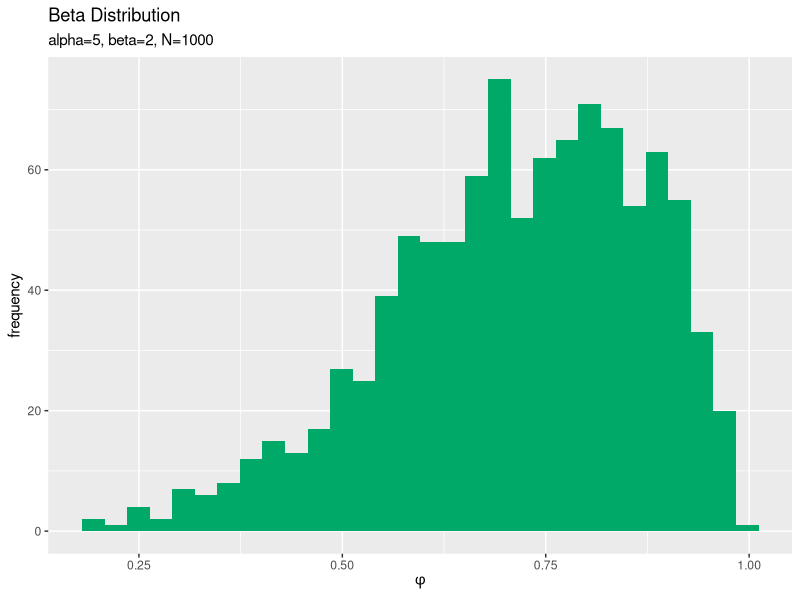
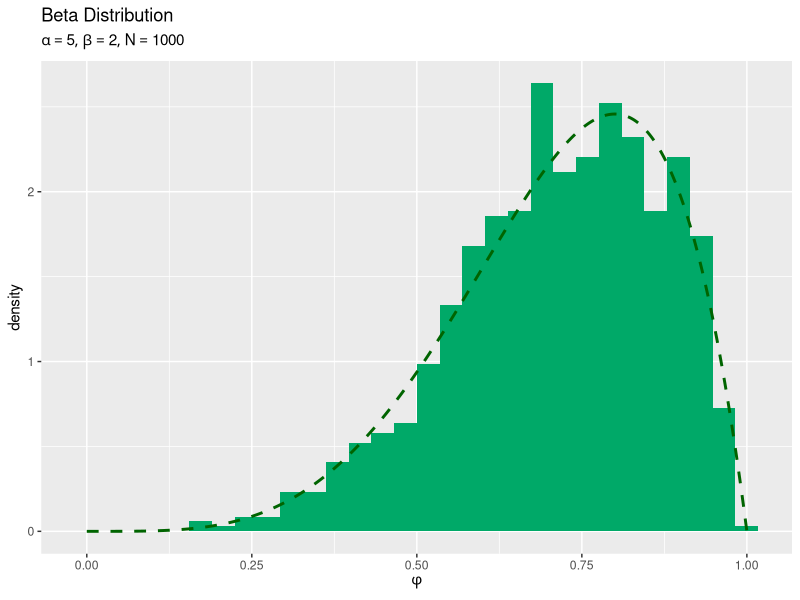

These figures' R source, in order:

# ベータ分布 -------------------------------------------------------------------

# 利用するパッケージ
library(tidyverse)
library(MCMCpack)
library(gganimate)
library(patchwork)

# チェック用
library(magrittr)
library(ggplot2)
library(patchwork)


# 乱数の生成 -------------------------------------------------------------------

### ・サンプリング -----

# パラメータを指定
alpha <- 5
beta  <- 2

# データ数(サンプルサイズ)を指定
N <- 1000


# ベータ分布に従う乱数を生成
phi_n <- rbeta(n = N, shape1 = alpha, shape2 = beta)


### ・乱数の可視化 -----

# サンプルを格納
data_df <- tidyr::tibble(phi = phi_n)

# サンプルのヒストグラムを作成：頻度
ggplot(data = data_df, mapping = aes(x = phi)) + # データ
  geom_histogram(fill = "#00A968", bins = 30) + # 度数
  labs(title = "Beta Distribution", 
       subtitle = paste0("alpha=", alpha, ", beta=", beta, ", N=", N), # (文字列表記用)
       #subtitle = parse(text = paste0("list(alpha==", alpha, ", beta==", beta, ", N==", N, ")")), # (数式表記用)
       x = expression(phi), y = "frequency") # ラベル


# phiのとり得る値を作成
phi_vals <- seq(from = 0, to = 1, length.out = 501)

# ベータ分布を計算
dens_df <- tidyr::tibble(
  phi = phi_vals, # x軸の値
  dens = dbeta(x = phi_vals, shape1 = alpha, shape2 = beta) # 確率密度
)

# サンプルのヒストグラムを作成：密度
ggplot() + 
  geom_histogram(data = data_df, mapping = aes(x = phi, y = ..density..), 
                 fill = "#00A968", bins = 30) + # 密度
  geom_line(data = dens_df, mapping = aes(x = phi, y = dens), 
            color = "darkgreen", size = 1,linetype = "dashed") + # 元の分布
  labs(title = "Beta Distribution", 
       subtitle = parse(text = paste0("list(alpha==", alpha, ", beta==", beta, ", N==", N, ")")), 
       x = expression(phi), y = "density") # ラベル


# 乱数と分布の関係：アニメーションによる可視化 --------------------------------------------------

# パラメータを指定
alpha <- 5
beta  <- 2

# データ数(フレーム数)を指定
N <- 100


# ベータ分布に従う乱数を生成
phi_n <- rbeta(n = N, shape1 = alpha, shape2 = beta)


# サンプルを複製して格納
anime_freq_df <- tibble::tibble(
  phi = rep(phi_n, times = N), # サンプル
  n = rep(1:N, times = N), # データ番号
  frame = rep(1:N, each = N) # フレーム番号
) |> 
  dplyr::filter(n <= frame) |> # サンプリング回数以前のサンプルを抽出
  dplyr::mutate(
    parameter = paste0("alpha=", alpha, ", beta=", beta, ", N=", frame) |> 
      factor(levels = paste0("alpha=", alpha, ", beta=", beta, ", N=", 1:N))
  ) # フレーム切替用ラベルを追加

# サンプルを格納
anime_data_df <- tidyr::tibble(
  phi = phi_n, 
  n = 1:N, 
  parameter = paste0("alpha=", alpha, ", beta=", beta, ", N=", n) |> 
    factor(levels = paste0("alpha=", alpha, ", beta=", beta, ", N=", 1:N)) # フレーム切替用ラベル
)
anime_data_df <- tidyr::tibble(
  phi = phi_n, 
  parameter = paste0("alpha=", alpha, ", beta=", beta, ", N=", 1:N) |> 
    factor(levels = paste0("alpha=", alpha, ", beta=", beta, ", N=", 1:N))
)

# phiのとり得る値を作成
phi_vals <- seq(from = 0, to = 1, length.out = 501)

# ベータ分布を計算
dens_df <- tidyr::tibble(
  phi = phi_vals, # x軸の値
  density = dbeta(x = phi_vals, shape1 = alpha, shape2 = beta) # 確率密度
)


# サンプルのヒストグラムを作成：頻度
anime_freq_graph <- ggplot() + 
  geom_histogram(data = anime_freq_df, mapping = aes(x = phi), 
                 breaks = seq(from = 0, to = 1, length.out = 30), 
                 fill = "#00A968") + # 度数
  geom_point(data = anime_data_df, mapping = aes(x = phi, y = 0), 
             color = "orange", size = 6) + # 
  gganimate::transition_manual(parameter) + # フレーム
  labs(title = "Beta Distribution", 
       subtitle = "{current_frame}", 
       x = expression(phi), y = "frequency") # ラベル

# サンプルのヒストグラムを作成：密度
anime_freq_graph <- ggplot() + 
  geom_histogram(data = anime_freq_df, mapping = aes(x = phi, y = ..density..), 
                 breaks = seq(from = 0, to = 1, length.out = 30), 
                 fill = "#00A968") + # 度数
  geom_line(data = dens_df, mapping = aes(x = phi, y = density), 
            color = "darkgreen", size = 1, linetype = "dashed") + # 元の分布
  geom_point(data = anime_data_df, mapping = aes(x = phi, y = 0), 
             color = "orange", size = 6) + # 
  gganimate::transition_manual(parameter) + # フレーム
  coord_cartesian(ylim = c(0, 5)) + # 軸の表示範囲
  labs(title = "Beta Distribution", 
       subtitle = "{current_frame}", 
       x = expression(phi), y = "density") # ラベル

# gif画像を作成
gganimate::animate(anime_freq_graph, nframes = N, fps = 10, width = 800, height = 600)
